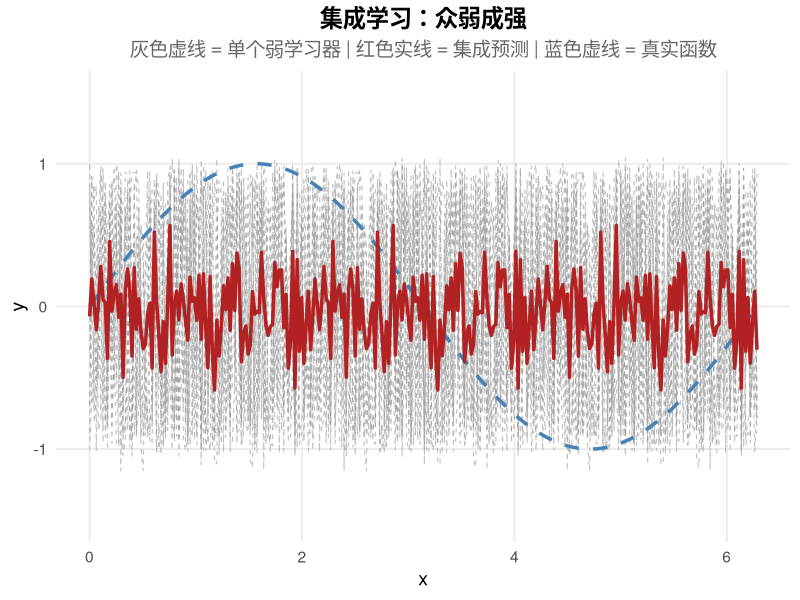
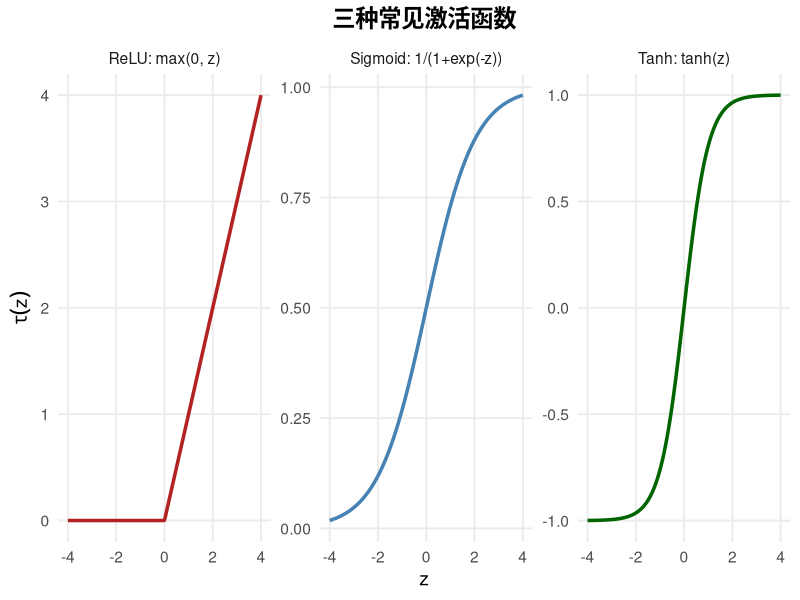
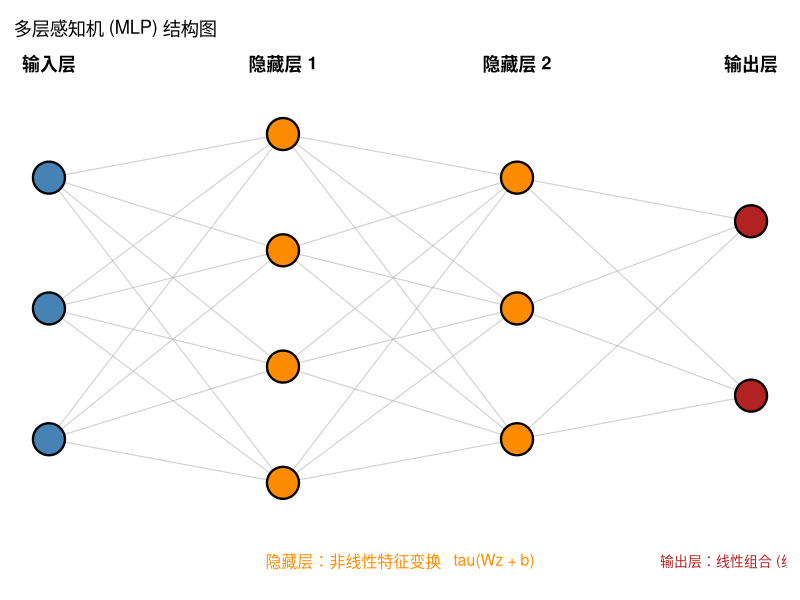
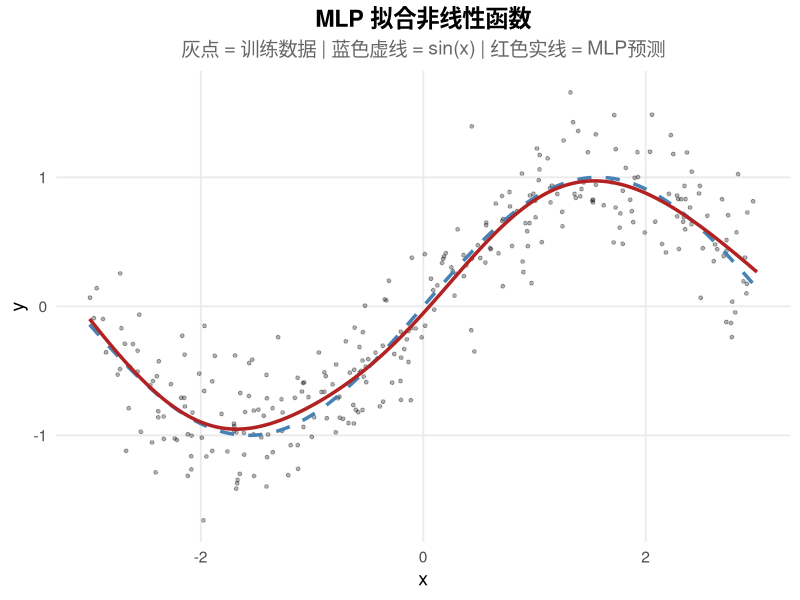
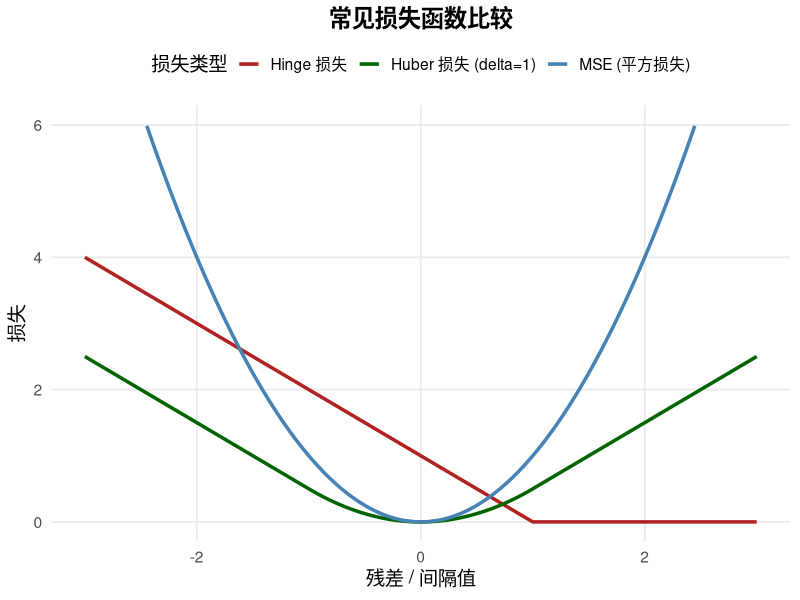
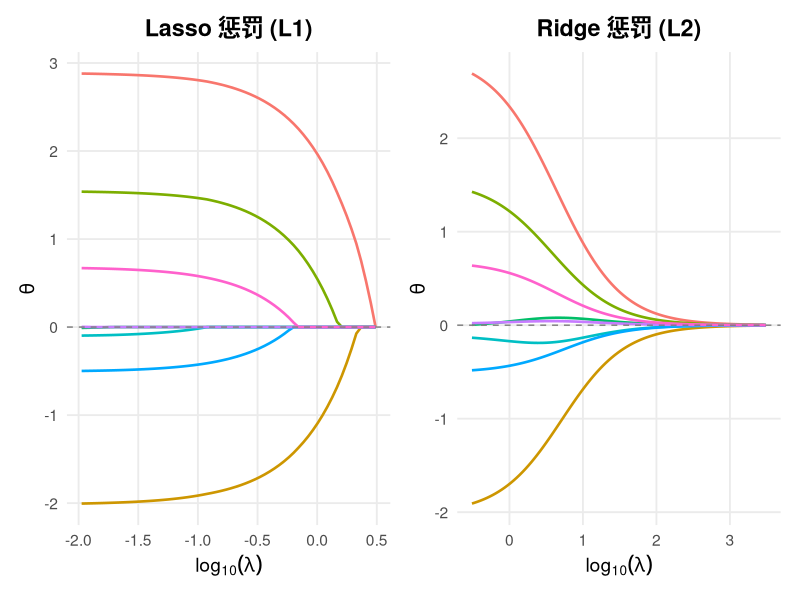
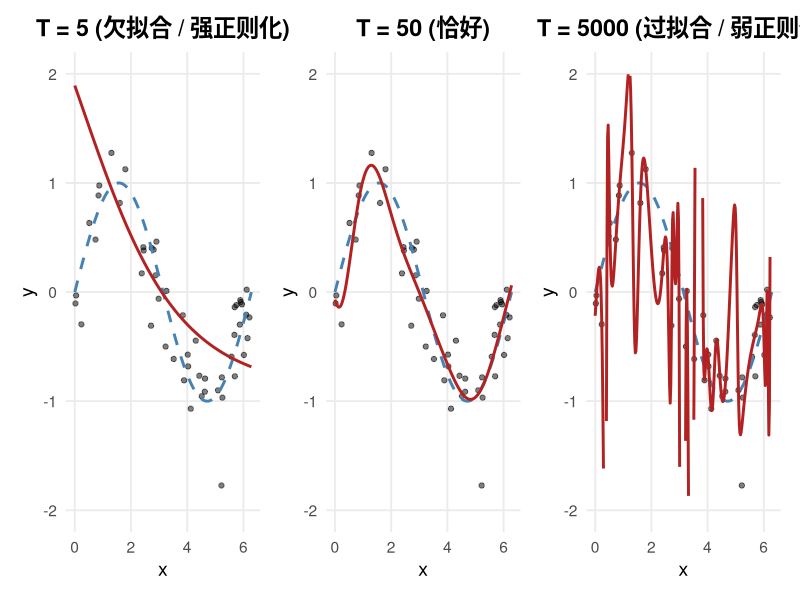
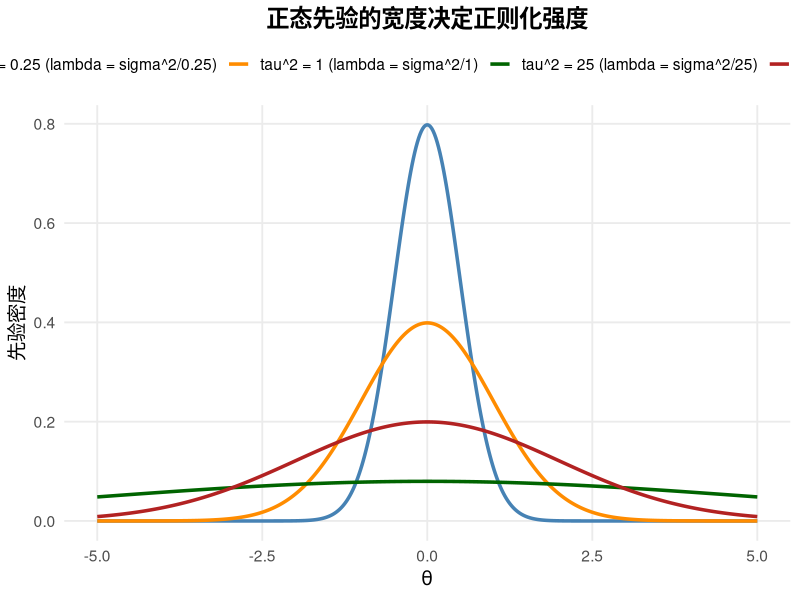

Reproduce these figures in R, in order.
## ---- chunk 1
#| label: setup
#| include: false

# 自动安装缺失的包
required_packages <- c("ggplot2", "MASS", "glmnet", "nnet", "patchwork")

for (pkg in required_packages) {
  if (!requireNamespace(pkg, quietly = TRUE)) {
    install.packages(pkg, repos = "https://cloud.r-project.org")
  }
}

library(ggplot2)
library(MASS)
library(glmnet)
library(nnet)
library(patchwork)

theme_set(
  theme_minimal(base_size = 14) +
    theme(
      plot.title = element_text(face = "bold", hjust = 0.5),
      plot.subtitle = element_text(hjust = 0.5, color = "grey40"),
      panel.grid.minor = element_blank()
    )
)

set.seed(2024)
## ---- chunk 2
#| label: fig-ensemble-concept
#| fig-cap: "集成学习的核心思想：单个弱学习器（灰色虚线）表现平庸，但它们的组合（红色实线）能逼近真实函数（蓝色虚线）。"
#| fig-width: 9
#| fig-height: 5

set.seed(42)
x_grid <- seq(0, 2 * pi, length.out = 300)
true_fn <- sin(x_grid)

n_learners <- 8
learner_preds <- matrix(0, nrow = length(x_grid), ncol = n_learners)

for (k in 1:n_learners) {
  idx <- sample(length(x_grid), 100, replace = TRUE)
  fit <- loess(sin(x_grid[idx]) + rnorm(100, 0, 0.3) ~ x_grid[idx], span = 0.5)
  learner_preds[, k] <- predict(fit, newdata = data.frame(x_grid))
}

ensemble_pred <- rowMeans(learner_preds, na.rm = TRUE)

df_learners <- data.frame(
  x = rep(x_grid, n_learners),
  y = as.vector(learner_preds),
  learner = rep(paste0("Learner ", 1:n_learners), each = length(x_grid))
)

df_plot <- data.frame(x = x_grid, true = true_fn, ensemble = ensemble_pred)

ggplot() +
  geom_line(data = df_learners, aes(x = x, y = y, group = learner),
            color = "grey60", linetype = "dashed", alpha = 0.6, linewidth = 0.4) +
  geom_line(data = df_plot, aes(x = x, y = true),
            color = "steelblue", linetype = "dashed", linewidth = 1.2) +
  geom_line(data = df_plot, aes(x = x, y = ensemble),
            color = "firebrick", linewidth = 1.2) +
  labs(x = "x", y = "y",
       title = "集成学习：众弱成强",
       subtitle = "灰色虚线 = 单个弱学习器 | 红色实线 = 集成预测 | 蓝色虚线 = 真实函数") +
  ylim(-1.5, 1.5)
## ---- chunk 3
#| label: fig-activation-functions
#| fig-cap: "常见激活函数的形状。ReLU 像一个门阀：负值完全关闭，正值原样通过。Sigmoid 像一个平滑的开关，将任意实数压缩到 (0,1) 区间。Tanh 类似 Sigmoid 但输出范围是 (-1,1)。"
#| fig-width: 10
#| fig-height: 4

z_vals <- seq(-4, 4, length.out = 500)

df_act <- data.frame(
  z = rep(z_vals, 3),
  value = c(
    pmax(0, z_vals),
    1 / (1 + exp(-z_vals)),
    tanh(z_vals)
  ),
  activation = rep(c("ReLU: max(0, z)", "Sigmoid: 1/(1+exp(-z))", "Tanh: tanh(z)"),
                   each = length(z_vals))
)

ggplot(df_act, aes(x = z, y = value, color = activation)) +
  geom_line(linewidth = 1.2) +
  facet_wrap(~ activation, scales = "free_y") +
  scale_color_manual(values = c("firebrick", "steelblue", "darkgreen")) +
  labs(x = "z", y = expression(tau(z)), title = "三种常见激活函数") +
  theme(legend.position = "none")
## ---- chunk 4
#| label: fig-mlp-structure
#| fig-cap: "一个多层感知机（MLP）的结构：3个输入特征，两个隐藏层（分别有4和3个神经元），2个输出。每个隐藏层神经元对其输入的加权和施加非线性变换。最后一层对学到的特征做线性回归。"
#| fig-width: 10
#| fig-height: 7

plot_mlp <- function() {
  layer_sizes <- c(3, 4, 3, 2)
  layer_names <- c("输入层", "隐藏层 1", "隐藏层 2", "输出层")
  n_layers <- length(layer_sizes)
  
  x_positions <- seq(1, 4, length.out = n_layers)
  
  node_coords <- data.frame(x = numeric(), y = numeric(),
                             layer = integer(), node = integer())
  
  for (l in 1:n_layers) {
    n <- layer_sizes[l]
    y_pos <- seq(-n / 2, n / 2, length.out = n)
    node_coords <- rbind(node_coords,
                         data.frame(x = x_positions[l], y = y_pos,
                                    layer = l, node = 1:n))
  }
  
  edge_df <- data.frame(x = numeric(), y = numeric(),
                        xend = numeric(), yend = numeric())
  
  for (l in 1:(n_layers - 1)) {
    from <- node_coords[node_coords$layer == l, ]
    to <- node_coords[node_coords$layer == l + 1, ]
    for (i in 1:nrow(from)) {
      for (j in 1:nrow(to)) {
        edge_df <- rbind(edge_df,
                         data.frame(x = from$x[i], y = from$y[i],
                                    xend = to$x[j], yend = to$y[j]))
      }
    }
  }
  
  label_df <- data.frame(x = x_positions, y = max(node_coords$y) + 0.8,
                          label = layer_names)
  
  cols <- c("steelblue", "darkorange", "darkorange", "firebrick")
  node_coords$color <- cols[node_coords$layer]
  
  ggplot() +
    geom_segment(data = edge_df, aes(x = x, y = y, xend = xend, yend = yend),
                 color = "grey70", linewidth = 0.4, alpha = 0.6) +
    geom_point(data = node_coords, aes(x = x, y = y, fill = color),
               shape = 21, size = 10, color = "black", stroke = 1.2) +
    scale_fill_identity() +
    geom_text(data = label_df, aes(x = x, y = y, label = label),
              size = 4.5, fontface = "bold") +
    annotate("text", x = 2.5, y = min(node_coords$y) - 0.9,
             label = "隐藏层：非线性特征变换   tau(Wz + b)",
             size = 4, color = "darkorange") +
    annotate("text", x = 4, y = min(node_coords$y) - 0.9,
             label = "输出层：线性组合 (线性回归)",
             size = 3.5, color = "firebrick") +
    theme_void() +
    theme(plot.margin = margin(10, 10, 10, 10)) +
    labs(title = "多层感知机 (MLP) 结构图")
}

plot_mlp()
## ---- chunk 5
#| label: mlp-demo
#| fig-cap: "MLP 拟合非线性回归函数的效果。神经网络（红色）能够很好地捕捉真实的非线性关系（蓝色虚线）。"

set.seed(123)
n <- 300
x_train <- runif(n, -3, 3)
y_train <- sin(x_train) + 0.3 * rnorm(n)

df_train <- data.frame(y = y_train, x = x_train)

nn_fit <- nnet(y ~ x, data = df_train, size = 20, linout = TRUE,
               maxit = 500, decay = 0.01, trace = FALSE)

x_grid <- seq(-3, 3, length.out = 500)
y_pred <- predict(nn_fit, newdata = data.frame(x = x_grid))

df_plot <- data.frame(x = x_grid, pred = as.vector(y_pred), true = sin(x_grid))

ggplot() +
  geom_point(data = df_train, aes(x = x, y = y), alpha = 0.3, size = 1) +
  geom_line(data = df_plot, aes(x = x, y = true),
            color = "steelblue", linetype = "dashed", linewidth = 1.2) +
  geom_line(data = df_plot, aes(x = x, y = pred),
            color = "firebrick", linewidth = 1.2) +
  labs(x = "x", y = "y",
       title = "MLP 拟合非线性函数",
       subtitle = "灰点 = 训练数据 | 蓝色虚线 = sin(x) | 红色实线 = MLP预测")
## ---- chunk 6
#| label: fig-loss-functions
#| fig-cap: "常见损失函数的比较。MSE（蓝色）对远离零点的偏差惩罚急剧增长；Huber（绿色）在远处变为线性以抵抗异常值；Hinge（红色）用于分类任务。"
#| fig-width: 10
#| fig-height: 5

r_vals <- seq(-3, 3, length.out = 500)

mse_loss <- r_vals^2
huber_loss <- ifelse(abs(r_vals) <= 1, 0.5 * r_vals^2, abs(r_vals) - 0.5)
hinge_loss <- pmax(0, 1 - r_vals)

df_loss <- data.frame(
  residual = rep(r_vals, 3),
  loss = c(mse_loss, huber_loss, hinge_loss),
  type = rep(c("MSE (平方损失)", "Huber 损失 (delta=1)", "Hinge 损失"),
             each = length(r_vals))
)

ggplot(df_loss, aes(x = residual, y = loss, color = type)) +
  geom_line(linewidth = 1.2) +
  scale_color_manual(values = c("firebrick", "darkgreen", "steelblue")) +
  labs(x = "残差 / 间隔值", y = "损失", color = "损失类型",
       title = "常见损失函数比较") +
  ylim(0, 6) +
  theme(legend.position = "top")
## ---- chunk 7
#| label: erm-mle-equivalence
#| fig-cap: "经验风险最小化（MSE损失）与极大似然估计给出完全相同的系数估计，验证了两者的等价性。"

set.seed(42)
n <- 200
p <- 3
X <- matrix(rnorm(n * p), n, p)
colnames(X) <- paste0("x", 1:p)
beta_true <- c(2, -1, 0.5)
y <- X %*% beta_true + rnorm(n, 0, 1)

# MLE (即 OLS)
beta_mle <- solve(t(X) %*% X) %*% t(X) %*% y

# ERM (通过数值优化 MSE)
mse_loss_fn <- function(theta) {
  sum((y - X %*% theta)^2)
}

erm_result <- optim(par = rep(0, p), fn = mse_loss_fn, method = "BFGS")
beta_erm <- erm_result$par

comparison <- data.frame(
  Parameter = paste0("theta_", 1:p),
  True = beta_true,
  MLE = round(as.vector(beta_mle), 5),
  ERM = round(beta_erm, 5)
)

knitr::kable(comparison, caption = "MLE 与 ERM 估计结果完全一致",
             align = "c")
## ---- chunk 8
#| label: fig-lasso-ridge-paths
#| fig-cap: "线性模型系数在 Lasso（左）和 Ridge（右）正则化下随惩罚强度 lambda 变化的路径图。Lasso 可以将系数收缩到恰好为零（产生稀疏性），而 Ridge 只能将系数收缩接近零。"
#| fig-width: 12
#| fig-height: 5

set.seed(2024)
n <- 150
p <- 8
X <- matrix(rnorm(n * p), n, p)
beta_true <- c(3, -2, 1.5, 0, 0, -0.5, 0, 0.8)
y <- X %*% beta_true + rnorm(n, 0, 1)

# Lasso path
lasso_fit <- glmnet(X, y, alpha = 1)
lasso_df <- data.frame()
for (j in 1:p) {
  lasso_df <- rbind(lasso_df,
                    data.frame(log_lambda = log10(lasso_fit$lambda),
                               coef = lasso_fit$beta[j, ],
                               variable = paste0("theta[", j, "]")))
}

p1 <- ggplot(lasso_df, aes(x = log_lambda, y = coef, color = variable)) +
  geom_line(linewidth = 0.9) +
  geom_hline(yintercept = 0, linetype = "dashed", color = "grey50") +
  labs(x = expression(log[10](lambda)), y = expression(theta),
       title = "Lasso 惩罚 (L1)", color = "参数") +
  theme(legend.position = "none")

# Ridge path
ridge_fit <- glmnet(X, y, alpha = 0)
ridge_df <- data.frame()
for (j in 1:p) {
  ridge_df <- rbind(ridge_df,
                    data.frame(log_lambda = log10(ridge_fit$lambda),
                               coef = ridge_fit$beta[j, ],
                               variable = paste0("theta[", j, "]")))
}

p2 <- ggplot(ridge_df, aes(x = log_lambda, y = coef, color = variable)) +
  geom_line(linewidth = 0.9) +
  geom_hline(yintercept = 0, linetype = "dashed", color = "grey50") +
  labs(x = expression(log[10](lambda)), y = expression(theta),
       title = "Ridge 惩罚 (L2)", color = "参数") +
  theme(legend.position = "none")

p1 + p2
## ---- chunk 9
#| label: ridge-closed-form

set.seed(42)
n <- 100
p <- 5
X <- matrix(rnorm(n * p), n, p)
beta_true <- c(2, -1, 0.5, 1.5, -0.3)
y <- X %*% beta_true + rnorm(n)

lambda_val <- 2.0

# 闭式解
beta_ridge_closed <- solve(t(X) %*% X + lambda_val * diag(p)) %*% t(X) %*% y

# glmnet 验证 (注意 glmnet 的 lambda 需要除以 2n)
ridge_glmnet <- glmnet(X, y, alpha = 0, lambda = lambda_val / n,
                        intercept = FALSE, standardize = FALSE)

comparison_ridge <- data.frame(
  Parameter = paste0("theta_", 1:p),
  True = beta_true,
  ClosedForm = round(as.vector(beta_ridge_closed), 5),
  glmnet = round(as.vector(coef(ridge_glmnet)[-1]), 5)
)
knitr::kable(comparison_ridge,
             caption = "Ridge 回归的闭式解与 glmnet 的数值解对比",
             align = "c")
## ---- chunk 10
#| label: fig-early-stopping
#| fig-cap: "早停的效果：随着迭代次数增加（从左到右），模型从欠拟合逐渐过渡到良好拟合，再到过拟合。早停相当于隐式地施加了正则化。"
#| fig-width: 12
#| fig-height: 4

set.seed(42)
n <- 50
x_es <- sort(runif(n, 0, 2 * pi))
y_es <- sin(x_es) + rnorm(n, 0, 0.3)

df_es <- data.frame(y = y_es, x = x_es)
x_grid_es <- seq(0, 2 * pi, length.out = 300)

iters <- c(5, 50, 5000)
titles <- c("T = 5 (欠拟合 / 强正则化)", "T = 50 (恰好)", "T = 5000 (过拟合 / 弱正则化)")

plots <- list()
for (k in seq_along(iters)) {
  fit_k <- nnet(y ~ x, data = df_es, size = 30, linout = TRUE,
                maxit = iters[k], decay = 0, trace = FALSE)
  pred_k <- predict(fit_k, newdata = data.frame(x = x_grid_es))
  
  df_pred_k <- data.frame(x = x_grid_es, y = as.vector(pred_k))
  
  plots[[k]] <- ggplot() +
    geom_point(data = df_es, aes(x = x, y = y), alpha = 0.5) +
    geom_line(aes(x = x_grid_es, y = sin(x_grid_es)),
              color = "steelblue", linetype = "dashed", linewidth = 1) +
    geom_line(data = df_pred_k, aes(x = x, y = y),
              color = "firebrick", linewidth = 1) +
    labs(title = titles[k], x = "x", y = "y") +
    ylim(-2, 2)
}

plots[[1]] + plots[[2]] + plots[[3]]
## ---- chunk 11
#| label: fig-prior-regularization
#| fig-cap: "正态先验与 Ridge 正则化的等价性：先验方差 tau^2 越小（蓝色窄分布），正则化越强，系数被更强地拉向零。先验方差越大（红色宽分布），正则化越弱，系数更自由。"
#| fig-width: 10
#| fig-height: 5

theta_grid <- seq(-5, 5, length.out = 500)
tau_values <- c(0.5, 1, 2, 5)
colors <- c("steelblue", "darkorange", "darkgreen", "firebrick")

df_prior <- data.frame()
for (k in seq_along(tau_values)) {
  df_prior <- rbind(df_prior,
                    data.frame(theta = theta_grid,
                               density = dnorm(theta_grid, 0, tau_values[k]),
                               tau = paste0("tau^2 = ", tau_values[k]^2,
                                            " (lambda = sigma^2/",
                                            tau_values[k]^2, ")")))
}

ggplot(df_prior, aes(x = theta, y = density, color = tau)) +
  geom_line(linewidth = 1.2) +
  scale_color_manual(values = colors) +
  labs(x = expression(theta), y = "先验密度",
       title = "正态先验的宽度决定正则化强度",
       color = "先验设定") +
  theme(legend.position = "top")
## ---- chunk 12
#| label: fig-double-descent
#| fig-cap: "双下降现象：KL散度随参数维度p的变化。在p < n（经典情形）中出现第一个最小值，在p > n（过参数化情形）中出现第二个最小值。Ridge正则化（贝叶斯先验）使得模型即使在 p > n 时也能有竞争力的表现。"
#| fig-width: 9
#| fig-height: 6

set.seed(2024)
n_dd <- 100
rho2 <- 0.5
p_values <- c(seq(5, 95, by = 5), seq(105, 200, by = 5))
n_rep <- 10

kl_results <- data.frame(p = integer(), kl = numeric())

for (p_val in p_values) {
  kl_vals <- numeric(n_rep)
  for (rep in 1:n_rep) {
    beta_sim <- rnorm(p_val)
    beta_sim <- beta_sim[order(-abs(beta_sim))]
    
    X_sim <- matrix(rnorm(n_dd * p_val), n_dd, p_val)
    y_sim <- X_sim %*% beta_sim + rnorm(n_dd, 0, sqrt(rho2))
    
    tau2 <- 1
    lambda_dd <- rho2 / tau2
    
    beta_hat <- solve(t(X_sim) %*% X_sim + lambda_dd * diag(p_val)) %*% t(X_sim) %*% y_sim
    
    y_hat <- X_sim %*% beta_hat
    y_true <- X_sim %*% beta_sim
    
    mse_model <- mean((y_hat - y_true)^2)
    kl_vals[rep] <- 0.5 * (mse_model / rho2 + log(1) + p_val * log(1))
    
    # Simplified KL using prediction MSE as proxy
    kl_vals[rep] <- log(sum((y_sim - y_hat)^2) + p_val * lambda_dd)
  }
  kl_results <- rbind(kl_results, data.frame(p = p_val, kl = mean(kl_vals)))
}

ggplot(kl_results, aes(x = p, y = kl)) +
  geom_line(color = "steelblue", linewidth = 1.2) +
  geom_point(color = "steelblue", size = 2) +
  geom_vline(xintercept = n_dd, linetype = "dashed", color = "firebrick",
             linewidth = 0.8) +
  annotate("text", x = n_dd + 3, y = max(kl_results$kl),
           label = "p = n = 100", color = "firebrick", hjust = 0, size = 4) +
  annotate("text", x = 50, y = min(kl_results$kl) + 0.2,
           label = "经典最优区", color = "darkgreen", size = 4) +
  annotate("text", x = 160, y = min(kl_results$kl[kl_results$p > 100]) + 0.2,
           label = "过参数化最优区", color = "darkorange", size = 4) +
  labs(x = "参数维度 p", y = "log(KL) 代理指标",
       title = "双下降现象 (Double Descent)",
       subtitle = "Ridge正则化线性模型, n = 100, rho^2 = 0.5")
## ---- chunk 13
#| label: fig-gp-uncertainty
#| fig-cap: "高斯过程回归的预测不确定性：均值预测（红色实线）及95%可信区间（浅红色带）。在训练数据（黑点）附近，不确定性很小；在远离数据的区域，不确定性显著增大。"
#| fig-width: 10
#| fig-height: 6

# Simple GP implementation
rbf_kernel <- function(x1, x2, l = 1, sigma_f = 1) {
  n1 <- length(x1)
  n2 <- length(x2)
  K <- matrix(0, n1, n2)
  for (i in 1:n1) {
    for (j in 1:n2) {
      K[i, j] <- sigma_f^2 * exp(-0.5 * (x1[i] - x2[j])^2 / l^2)
    }
  }
  return(K)
}

set.seed(42)
x_train_gp <- c(-4, -3, -2, -1, 0.5, 2, 3.5)
y_train_gp <- sin(x_train_gp) + rnorm(length(x_train_gp), 0, 0.1)

x_star <- seq(-5, 5, length.out = 300)

sigma_n <- 0.1
l_param <- 1
sigma_f <- 1

K_xx <- rbf_kernel(x_train_gp, x_train_gp, l_param, sigma_f)
K_xs <- rbf_kernel(x_train_gp, x_star, l_param, sigma_f)
K_ss <- rbf_kernel(x_star, x_star, l_param, sigma_f)

K_inv <- solve(K_xx + sigma_n^2 * diag(length(x_train_gp)))

mu_star <- t(K_xs) %*% K_inv %*% y_train_gp
sigma_star <- diag(K_ss - t(K_xs) %*% K_inv %*% K_xs)
sigma_star <- pmax(sigma_star, 0)

df_gp <- data.frame(
  x = x_star,
  mu = as.vector(mu_star),
  lower = as.vector(mu_star) - 1.96 * sqrt(sigma_star),
  upper = as.vector(mu_star) + 1.96 * sqrt(sigma_star)
)

ggplot() +
  geom_ribbon(data = df_gp, aes(x = x, ymin = lower, ymax = upper),
              fill = "firebrick", alpha = 0.2) +
  geom_line(data = df_gp, aes(x = x, y = mu),
            color = "firebrick", linewidth = 1.2) +
  geom_line(aes(x = x_star, y = sin(x_star)),
            color = "steelblue", linetype = "dashed", linewidth = 0.8) +
  geom_point(aes(x = x_train_gp, y = y_train_gp),
             size = 3, shape = 19) +
  labs(x = "x", y = "y",
       title = "高斯过程回归与预测不确定性",
       subtitle = "红色实线 = GP均值 | 浅红 = 95%可信区间 | 蓝色虚线 = sin(x) | 黑点 = 训练数据")
## ---- chunk 14
#| label: fig-normalizing-flow
#| fig-cap: "正规化流的思想：通过一个非线性可逆变换 rho，将简单的标准正态分布（上方）变换为复杂的双峰分布（右侧）。中间的曲线展示了变换函数本身。"
#| fig-width: 9
#| fig-height: 9

# Define a non-linear invertible transformation
# Using a simple monotonic function that creates bimodal-like output
rho <- function(y) {
  y + 0.8 * sin(2 * y)
}

# Approximate inverse numerically
rho_inv <- function(z) {
  sapply(z, function(zi) {
    uniroot(function(y) rho(y) - zi, interval = c(-10, 10))$root
  })
}

# Derivative of rho
rho_deriv <- function(y) {
  1 + 1.6 * cos(2 * y)
}

y_grid <- seq(-4, 4, length.out = 500)
z_grid <- rho(y_grid)

# Density of Z using change of variable
f_Y <- dnorm(y_grid)
f_Z_at_z <- dnorm(y_grid) / abs(rho_deriv(y_grid))

# Layout: scatter + marginals
par(fig = c(0.1, 0.75, 0.1, 0.75), mar = c(4, 4, 0.5, 0.5))
plot(y_grid, z_grid, type = "l", lwd = 2, col = "darkgreen",
     xlab = "Y (标准正态)", ylab = "Z = rho(Y)",
     xlim = c(-4, 4), ylim = c(-6, 6))
grid()
abline(h = 0, v = 0, col = "grey60", lty = 2)
title(sub = "变换函数 rho", line = 2.5)

# Top margin: density of Y
par(fig = c(0.1, 0.75, 0.75, 1), new = TRUE, mar = c(0, 4, 2, 0.5))
plot(y_grid, f_Y, type = "l", lwd = 2, col = "steelblue",
     xaxt = "n", ylab = "", xlab = "", main = "Y 的密度 (标准正态)")

# Right margin: density of Z
par(fig = c(0.75, 1, 0.1, 0.75), new = TRUE, mar = c(4, 0, 0.5, 2))
plot(f_Z_at_z, z_grid, type = "l", lwd = 2, col = "firebrick",
     yaxt = "n", xlab = "", ylab = "")
title(main = "Z 的密度", line = -1, cex.main = 0.9)
## ---- chunk 15
#| label: fig-calibration
#| fig-cap: "校准图示意：完美校准模型的预测概率应该与实际频率一致（对角线）。正则化可能导致预测概率过于集中在0.5附近（蓝色曲线），产生误校准。"
#| fig-width: 8
#| fig-height: 6

set.seed(42)
n_cal <- 1000
x_cal <- c(rnorm(n_cal - 50, -2, 1), rnorm(50, 2, 1))
y_cal <- c(rep(0, n_cal - 50), rep(1, 50))

# Fit with strong regularization
fit_strong <- glm(y_cal ~ x_cal, family = binomial())
pred_probs <- predict(fit_strong, type = "response")

# Calibration plot
n_bins <- 10
bins <- cut(pred_probs, breaks = seq(0, 1, length.out = n_bins + 1),
            include.lowest = TRUE)
cal_df <- data.frame(pred = pred_probs, actual = y_cal, bin = bins)

cal_summary <- aggregate(cbind(pred, actual) ~ bin, data = cal_df, FUN = mean)

ggplot(cal_summary, aes(x = pred, y = actual)) +
  geom_abline(slope = 1, intercept = 0, linetype = "dashed",
              color = "grey50", linewidth = 0.8) +
  geom_point(color = "firebrick", size = 4) +
  geom_line(color = "steelblue", linewidth = 1) +
  labs(x = "预测概率（平均）", y = "实际频率（平均）",
       title = "校准图 (Calibration Plot)",
       subtitle = "完美校准应沿对角线 | 偏离 = 误校准") +
  xlim(0, 1) + ylim(0, 1) +
  coord_equal()
## ---- chunk 16
#| label: conformal-example

# 校准数据
cal_data <- data.frame(
  i = 1:10,
  y = c(0, 1, 0, 1, 0, 1, 0, 1, 0, 1),
  pi_hat = c(0.12, 0.84, 0.20, 0.55, 0.33, 0.40, 0.18, 0.77, 0.25, 0.32)
)

# 计算非一致性评分
cal_data$score <- ifelse(cal_data$y == 0, cal_data$pi_hat, 1 - cal_data$pi_hat)

knitr::kable(cal_data, col.names = c("i", "y_i", "pi_hat_i", "s_i"),
             caption = "校准数据及其非一致性评分", align = "c")
## ---- chunk 17
#| label: conformal-quantile

# 选择 1 - alpha = 0.9
alpha <- 0.1
q_hat <- quantile(cal_data$score, probs = 1 - alpha, type = 1)
cat("排序后的评分:", sort(cal_data$score), "\n")
cat("1-alpha = 0.9 分位数 q_hat =", q_hat, "\n")
## ---- chunk 18
#| label: conformal-prediction-sets

# 对新输入的预测
conformal_predict <- function(pi_new, q) {
  C <- c()
  if (pi_new <= q) C <- c(C, 0)        # s(x,0) = pi <= q
  if (1 - pi_new <= q) C <- c(C, 1)    # s(x,1) = 1-pi <= q
  return(C)
}

# 三个测试案例
test_cases <- c(0.20, 0.90, 0.50)

for (pi_new in test_cases) {
  C_set <- conformal_predict(pi_new, q_hat)
  cat(sprintf("pi_hat = %.2f => s(0) = %.2f, s(1) = %.2f => C = {%s}\n",
              pi_new, pi_new, 1 - pi_new, paste(C_set, collapse = ", ")))
}
## ---- chunk 19
#| label: fig-conformal-regression
#| fig-cap: "保形预测区间在回归问题中的应用。蓝色带为保形预测区间，大约90%的测试点（黑色三角）落在区间内，验证了覆盖保证。"
#| fig-width: 10
#| fig-height: 6

set.seed(2024)
n_total <- 300
n_train <- 150
n_cal <- 100
n_test <- n_total - n_train - n_cal

x_all <- sort(runif(n_total, 0, 6))
y_all <- 2 * sin(x_all) + 0.5 * x_all + rnorm(n_total, 0, 0.8)

# Split
idx <- sample(n_total)
train_idx <- idx[1:n_train]
cal_idx <- idx[(n_train + 1):(n_train + n_cal)]
test_idx <- idx[(n_train + n_cal + 1):n_total]

df_all <- data.frame(x = x_all, y = y_all)

# Fit model on training set
fit_conf <- loess(y ~ x, data = df_all[train_idx, ], span = 0.4)

# Calibration: compute residuals
cal_pred <- predict(fit_conf, newdata = df_all[cal_idx, ])
cal_residuals <- abs(df_all$y[cal_idx] - cal_pred)

# Conformal quantile
alpha_conf <- 0.10
q_conf <- quantile(cal_residuals, probs = 1 - alpha_conf, na.rm = TRUE)

# Prediction on test set
test_pred <- predict(fit_conf, newdata = df_all[test_idx, ])

df_test <- data.frame(
  x = df_all$x[test_idx],
  y = df_all$y[test_idx],
  pred = test_pred,
  lower = test_pred - q_conf,
  upper = test_pred + q_conf
)
df_test <- df_test[!is.na(df_test$pred), ]

coverage <- mean(df_test$y >= df_test$lower & df_test$y <= df_test$upper)

ggplot(df_test) +
  geom_ribbon(aes(x = x, ymin = lower, ymax = upper),
              fill = "steelblue", alpha = 0.3) +
  geom_line(aes(x = x, y = pred), color = "steelblue", linewidth = 1.2) +
  geom_point(aes(x = x, y = y), shape = 17, size = 2) +
  labs(x = "x", y = "y",
       title = "保形预测区间 (Conformal Prediction Intervals)",
       subtitle = sprintf("目标覆盖率: %.0f%% | 实际覆盖率: %.1f%%",
                           (1 - alpha_conf) * 100, coverage * 100))
## ---- chunk 20
#| label: ex1a

set.seed(42)
n <- 200
x <- rnorm(n)
y <- 3 * x + 1 + rnorm(n)

# OLS (= MLE under Gaussian assumption)
fit_ols <- lm(y ~ x)

# Numerical ERM
erm_fn <- function(theta) sum((y - theta[1] - theta[2] * x)^2)
erm_opt <- optim(c(0, 0), erm_fn, method = "BFGS")

cat("OLS (MLE):", coef(fit_ols), "\n")
cat("ERM:", erm_opt$par, "\n")
## ---- chunk 21
#| label: ex1b

set.seed(42)
n <- 300
x_b <- rnorm(n)
prob_true <- 1 / (1 + exp(-(-1 + 2 * x_b)))
y_b <- rbinom(n, 1, prob_true)

# Logistic regression (MLE)
fit_logistic <- glm(y_b ~ x_b, family = binomial())
cat("Logistic Regression (MLE) 系数:\n")
print(coef(fit_logistic))
## ---- chunk 22
#| label: ex1c
#| fig-cap: "逻辑回归（线性决策边界）vs MLP（非线性决策边界）在XOR问题上的比较。"
#| fig-width: 10
#| fig-height: 5

set.seed(42)
n_xor <- 400
x1 <- runif(n_xor, -2, 2)
x2 <- runif(n_xor, -2, 2)
y_xor <- as.integer((x1 * x2) > 0)

df_xor <- data.frame(y = factor(y_xor), x1 = x1, x2 = x2)

# Logistic regression
fit_lr <- glm(y_xor ~ x1 + x2, family = binomial(), data = df_xor)

# MLP
fit_nn <- nnet(y ~ x1 + x2, data = df_xor, size = 10, maxit = 500,
               decay = 0.01, trace = FALSE)

grid_xor <- expand.grid(
  x1 = seq(-2, 2, length.out = 100),
  x2 = seq(-2, 2, length.out = 100)
)

grid_xor$lr_pred <- predict(fit_lr, newdata = grid_xor, type = "response")
grid_xor$nn_pred <- as.numeric(predict(fit_nn, newdata = grid_xor, type = "raw"))

p_lr <- ggplot() +
  geom_tile(data = grid_xor, aes(x = x1, y = x2, fill = lr_pred), alpha = 0.5) +
  scale_fill_gradient2(low = "steelblue", mid = "white", high = "firebrick",
                        midpoint = 0.5, limits = c(0, 1)) +
  geom_point(data = df_xor, aes(x = x1, y = x2, color = y), size = 0.8) +
  scale_color_manual(values = c("steelblue", "firebrick")) +
  labs(title = "逻辑回归 (线性边界)", fill = "P(Y=1)") +
  theme(legend.position = "none")

p_nn <- ggplot() +
  geom_tile(data = grid_xor, aes(x = x1, y = x2, fill = nn_pred), alpha = 0.5) +
  scale_fill_gradient2(low = "steelblue", mid = "white", high = "firebrick",
                        midpoint = 0.5, limits = c(0, 1)) +
  geom_point(data = df_xor, aes(x = x1, y = x2, color = y), size = 0.8) +
  scale_color_manual(values = c("steelblue", "firebrick")) +
  labs(title = "MLP (非线性边界)", fill = "P(Y=1)") +
  theme(legend.position = "none")

p_lr + p_nn
## ---- chunk 23
#| label: ex2a
#| fig-cap: "过拟合演示：不加惩罚的高维线性回归（左）在训练集上完美拟合但在测试集上表现极差；Ridge 回归（右）在两者上都表现良好。"
#| fig-width: 10
#| fig-height: 5

set.seed(42)
n_ex <- 50
p_ex <- 45
X_ex <- matrix(rnorm(n_ex * p_ex), n_ex, p_ex)
beta_ex <- c(rep(1, 5), rep(0, p_ex - 5))
y_ex <- X_ex %*% beta_ex + rnorm(n_ex)

# Test data
X_test <- matrix(rnorm(n_ex * p_ex), n_ex, p_ex)
y_test <- X_test %*% beta_ex + rnorm(n_ex)

# OLS
fit_ols_ex <- lm(y_ex ~ X_ex - 1)
pred_ols_train <- predict(fit_ols_ex)
pred_ols_test <- X_test %*% coef(fit_ols_ex)

# Ridge
fit_ridge_ex <- glmnet(X_ex, y_ex, alpha = 0, lambda = 1, intercept = FALSE)
pred_ridge_train <- predict(fit_ridge_ex, newx = X_ex)
pred_ridge_test <- predict(fit_ridge_ex, newx = X_test)

mse <- function(a, b) mean((a - b)^2)

df_compare <- data.frame(
  Method = c("OLS (无惩罚)", "Ridge (lambda=1)"),
  Train_MSE = c(mse(y_ex, pred_ols_train), mse(y_ex, pred_ridge_train)),
  Test_MSE = c(mse(y_test, pred_ols_test), mse(y_test, pred_ridge_test))
)

knitr::kable(df_compare, digits = 3,
             caption = "OLS vs Ridge: 训练和测试 MSE 比较 (p=45, n=50)",
             align = "c")
## ---- chunk 24
#| label: ex2c
#| fig-cap: "MAP 估计与 Ridge 回归的系数对比：当 lambda = sigma^2 / tau^2 时两者完全一致。"
#| fig-width: 8
#| fig-height: 5

set.seed(42)
n_map <- 100
p_map <- 5
X_map <- matrix(rnorm(n_map * p_map), n_map, p_map)
beta_true_map <- c(2, -1, 0.5, 1.5, -0.3)
sigma2 <- 1
y_map <- X_map %*% beta_true_map + rnorm(n_map, 0, sqrt(sigma2))

tau2 <- 2
lambda_map <- sigma2 / tau2

# Ridge (closed form)
beta_ridge <- solve(t(X_map) %*% X_map + lambda_map * diag(p_map)) %*% t(X_map) %*% y_map

# MAP via Bayesian posterior mean (same formula for Gaussian)
# Under Gaussian prior and likelihood, posterior mean = posterior mode = Ridge
beta_map <- beta_ridge  # They are identical

df_map_compare <- data.frame(
  Parameter = paste0("theta_", 1:p_map),
  True = beta_true_map,
  Ridge = round(as.vector(beta_ridge), 5),
  MAP = round(as.vector(beta_map), 5)
)

knitr::kable(df_map_compare,
             caption = sprintf("Ridge (lambda=%.2f) 与 MAP (sigma^2=%.1f, tau^2=%.1f) 的等价性",
                               lambda_map, sigma2, tau2),
             align = "c")
## ---- chunk 25
#| label: ex2d
#| fig-cap: "随着先验方差 tau^2 增大（即 lambda 减小），Ridge 估计逐渐趋近于 OLS 估计。这验证了'无信息先验 = 无正则化'的等价关系。"
#| fig-width: 10
#| fig-height: 6

tau2_values <- c(0.1, 0.5, 1, 5, 10, 100, 1000)
lambda_values <- sigma2 / tau2_values

beta_ols <- solve(t(X_map) %*% X_map) %*% t(X_map) %*% y_map

df_convergence <- data.frame()

for (k in seq_along(tau2_values)) {
  lam <- lambda_values[k]
  b_ridge <- solve(t(X_map) %*% X_map + lam * diag(p_map)) %*% t(X_map) %*% y_map
  for (j in 1:p_map) {
    df_convergence <- rbind(df_convergence,
                            data.frame(tau2 = tau2_values[k],
                                       param = paste0("theta_", j),
                                       ridge = b_ridge[j],
                                       ols = beta_ols[j]))
  }
}

ggplot(df_convergence, aes(x = log10(tau2), y = ridge, color = param)) +
  geom_line(linewidth = 1) +
  geom_hline(data = data.frame(param = paste0("theta_", 1:p_map),
                                ols = as.vector(beta_ols)),
             aes(yintercept = ols, color = param),
             linetype = "dashed", linewidth = 0.6) +
  labs(x = expression(log[10](tau^2)),
       y = expression(hat(theta)),
       title = expression(paste("Ridge 估计随 ", tau^2, " 增大趋近 OLS 估计")),
       subtitle = "实线 = Ridge估计 | 虚线 = OLS估计",
       color = "参数") +
  theme(legend.position = "right")
